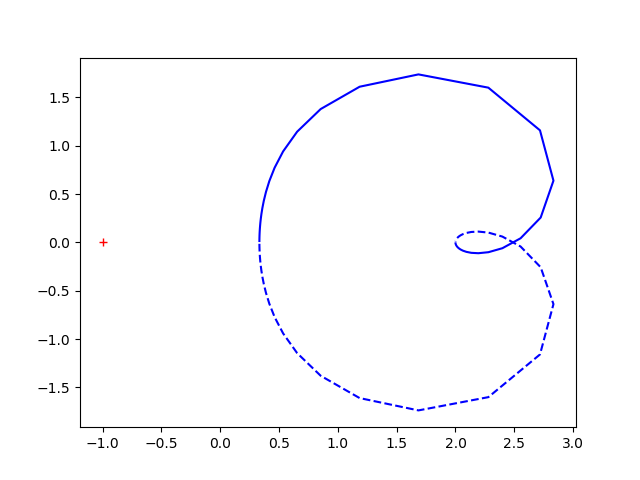

Write the Python code that produced this figure.
#------------------------------------------------------------
#   coding:utf-8
#------------------------------------------------------------
#    Updata History
#    December  27  07:00, 2018 (Thu) by S.Iwamaru
#------------------------------------------------------------
#
#    ナイキスト線図
#
#------------------------------------------------------------
from control.matlab import *
import matplotlib.pyplot as plt

#  伝達関数のパラメータ
num = [2, 5, 1]    #  分子の係数
den = [1, 2, 3]    #  分母の係数
sys = tf(num, den) #  伝達関数モデルの作成
nyquist(sys)          #  ボード線図のプロット

plt.show()
